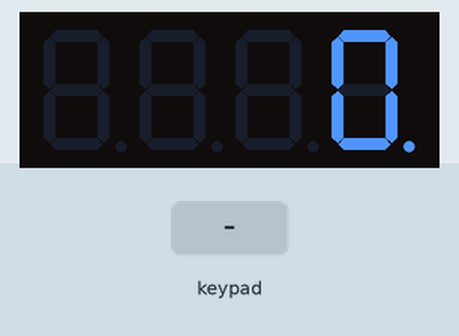
Simulated run of this sketch. Board: Arduino Mega 2560, built with avr-gcc and run on an emulated ATmega2560. Shown: 4-digit seven-segment display. Inputs (shaded band) come from the test bench.

Above: at 1.2 s.
1.3 s: keypad keys 1 3 9 7 2 2 2 2 # pressed 0.4 s apart
At 5.6 s:
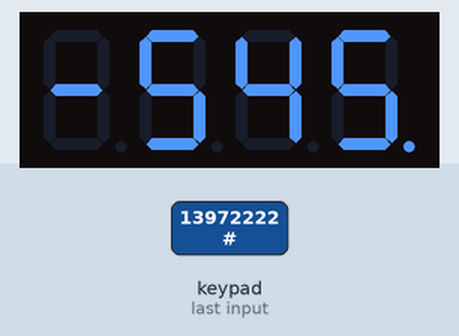
6.4 s: keypad keys 1 0 1 1 1 2 1 3 pressed 0.4 s apart
At 7.2 s:
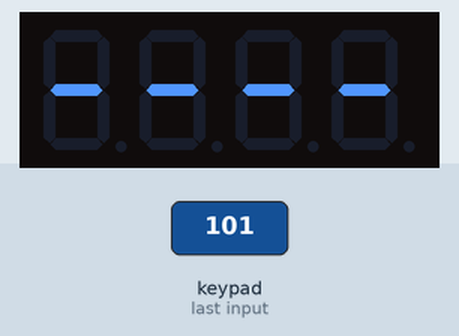
11.1 s: key '*' pressed
At 11.6 s:
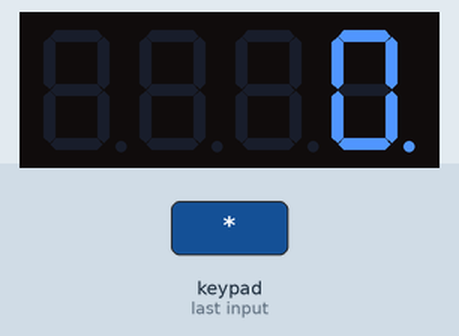
12.6 s: key '2' pressed
At 12.9 s:
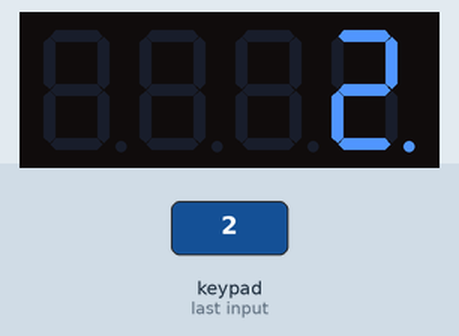
Timing chart, 0 to 15.1 s (numbered marks = the images above; inputs shaded):
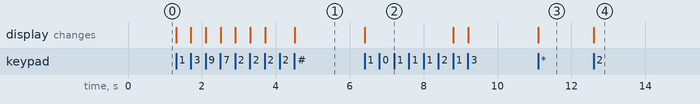

Measured:
- after the input at 1.3 s, the display: first changes at once (image 1 shows a later state)
- after the input at 6.4 s, the display: changes at once (image 2)
- after the input at 11.1 s, the display: changes at once (image 3)
- after the input at 12.6 s, the display: changes at once (image 4)

The sketch:

Ejercicio2.9.ino
```cpp
// C++ code
// GRUPO B3
// Mateo Rico Iglesias
// Chen Xin Pan Wang
// Eduardo Blanco Bielsa

#include <Keypad.h> -> con el driver integrado
#include <SevSeg.h> // -> sin driver (hecho en casa)
//#include <TM1637.h>

//Teclado
const byte nfilas = 4;
const byte ncolumnas = 4;
char teclas[nfilas][ncolumnas] = {
   {'1','2','3','A'},
   {'4','5','6','B'},
   {'7','8','9','C'},
   {'*','0','#','D'}
  };
byte pinsFilas[nfilas] = { A0, A1, A2, A3 };
byte pinsColumnas[ncolumnas] = { 22, 24, 26, 28 };

Keypad teclado = Keypad(makeKeymap(teclas), pinsFilas, pinsColumnas,
nfilas, ncolumnas);

//Pantalla de segmentos -> versión con driver
//int pinClk = 10;
//int pinDio = 11;
//TM1637 screen(pinClk, pinDio);
//long distance;
//int cont = 0;

//Pantalla de segmentos (sin driver)
SevSeg sevseg;
byte numDigits = 4;
byte digitPins[] = {10, 11, 12, 13};
byte segmentPins[] = {9, 2, 3, 5, 6, 8, 7, 4};
bool resistorsOnSegments = true;
bool updateWithDelaysIn = true;
byte hardwareConfig = COMMON_CATHODE;

int number = 0;

void setup() {
  Serial.begin(9600);
//  //Pantalla de segmentos (con driver)
//  screen.init();
//  screen.set(BRIGHT_TYPICAL);
//  delay(1500);//esperamos a que se inicie la pantalla

    //Pantalla de segmentos (sin driver)
    sevseg.begin(hardwareConfig, numDigits, digitPins, segmentPins, resistorsOnSegments);
    sevseg.setBrightness(200);
}

void loop() {
    char teclaPulsada = teclado.getKey();
    if(teclaPulsada){
      if(teclaPulsada == '*'){
        Serial.println("Tecla pulsada: " + teclaPulsada);
        number = 0;
      }else{
        if(teclaPulsada <= 999){
          number = (number*10) + (int(teclaPulsada)-48);
        }
      }
    }
    sevseg.setNumber(number,0);
    sevseg.refreshDisplay();

//  if(cont == 0){
//    distance = 0000;
//    mostrarPantalla(distance);
//  }
//  char teclaPulsada = teclado.getKey();
//  Serial.println(teclaPulsada);
//  if(teclaPulsada == "1"){
//    mostrarPantalla(1);
//  }
}

//void mostrarPantalla(int valor){
//  cont++;
//  distance = valor;
//  //4.-
//  int digit0 = distance/1000;
//  Serial.println("Digit0 "+ String(digit0));
//  int digit1 = (distance - digit0*1000)/100;
//  Serial.println("Digit1 "+ String(digit1));
//  int digit2 = (distance - (digit0*1000 + digit1*100))/10;
//  Serial.println("Digit2 "+ String(digit2));
//  int digit3 = distance - (digit0*1000 + digit1*100 + digit2*10);
//  Serial.println("Digit3 "+ String(digit3));
//  screen.display(0, digit0);
//  screen.display(1, digit1);
//  screen.display(2, digit2);
//  screen.display(3, digit3);
//}
```
